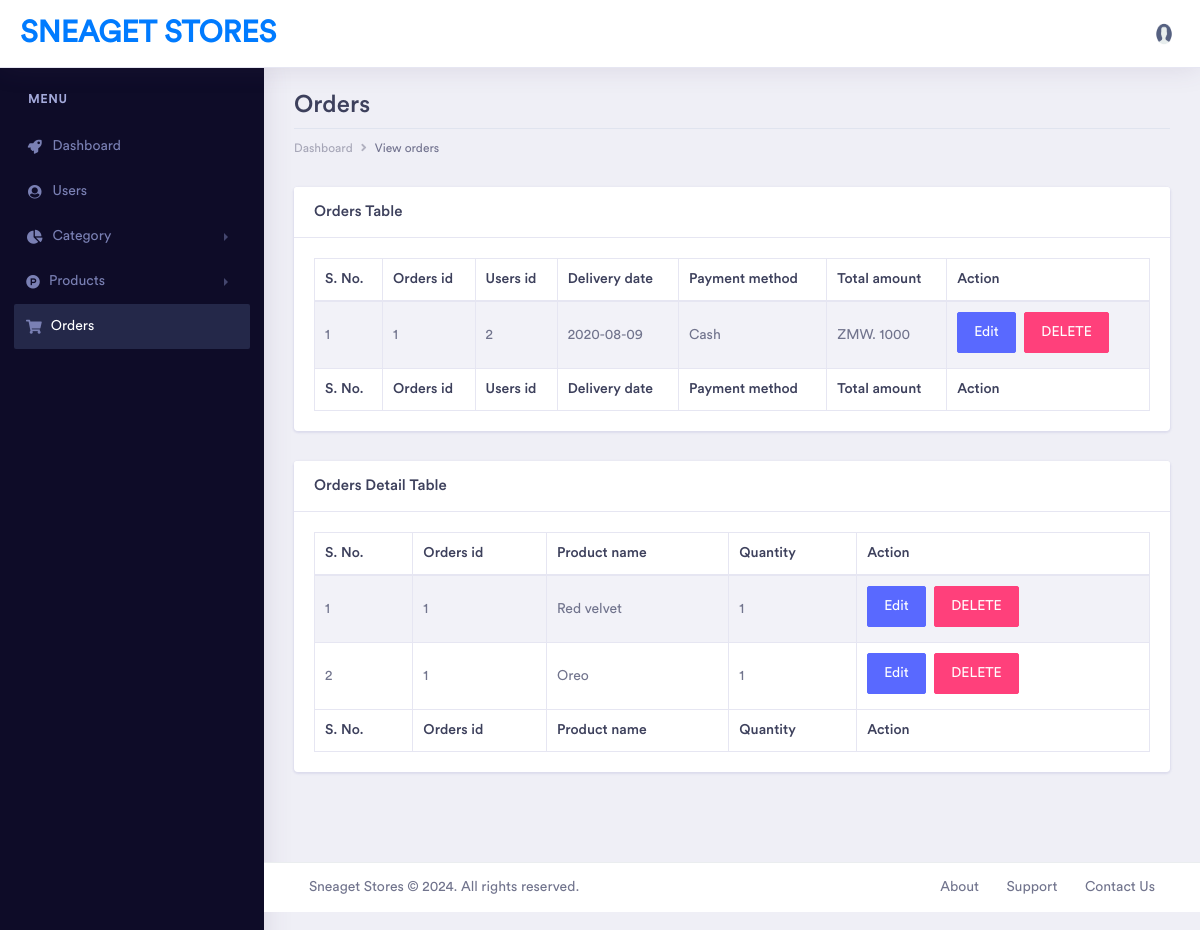
/sneagetshop/admin/view_orders.php (signed in), run on the app's committed database.
### tables this page shows
CREATE TABLE `sneaget_shop_orders` (
  `orders_id` int(11) NOT NULL,
  `users_id` int(11) NOT NULL,
  `delivery_date` varchar(100) NOT NULL,
  `payment_method` varchar(50) NOT NULL,
  `total_amount` varchar(100) NOT NULL
);

CREATE TABLE `sneaget_shop_orders_detail` (
  `orders_detail_id` int(11) NOT NULL,
  `orders_id` int(11) NOT NULL,
  `product_name` varchar(100) NOT NULL,
  `quantity` int(11) NOT NULL
);

### sneagetshop/admin/view_orders.php (the view, shortened to what this page needs)
<?php
if (isset($_SESSION['user_admin_id']) && $_SESSION['user_admin_id'] != null) {
?>
<!doctype html>
<html lang="en">
<head>
    <link rel="stylesheet" href="../css/bootstrap.min.css">
    <link href="../fonts/circular-std/style.css" rel="stylesheet">
    <link rel="stylesheet" href="../css/style.css">
    <link rel="stylesheet" href="../fonts/fontawesome/css/fontawesome-all.css">
    <link rel="stylesheet" href="../css/dataTables.bootstrap4.css">
</head>
<body>
    <div class="dashboard-main-wrapper">
       <div class="dashboard-header">
            <nav class="navbar navbar-expand-lg bg-white fixed-top">
                <a class="navbar-brand" href="#">Sneaget Stores</a>
                <div class="collapse navbar-collapse" id="navbarSupportedContent">
                    <ul class="navbar-nav ml-auto navbar-right-top">
                        <li class="nav-item dropdown nav-user">
                            <a class="nav-link nav-user-img" href="#" id="navbarDropdownMenuLink2" data-toggle="dropdown" aria-haspopup="true" aria-expanded="false"><img src="../uploads/default-image.jpg" alt="" class="user-avatar-md rounded-circle"></a>
                        </li>
                    </ul>
                </div>
            </nav>
        </div>
      <div class="nav-left-sidebar sidebar-dark">
            <div class="menu-list">
                <nav class="navbar navbar-expand-lg navbar-light">
                    <div class="collapse navbar-collapse" id="navbarNav">
                        <ul class="navbar-nav flex-column">
                            <li class="nav-divider">
                                Menu
                            </li>
                            <li class="nav-item ">
                                <a class="nav-link" href="dashboard.php"><i class="fa fa-fw fa-rocket"></i>Dashboard</a>
                            </li>
                            <li class="nav-item">
                                <a class="nav-link" href="view_users.php"><i class="fa fa-fw fa-user-circle"></i>Users</a>
                            </li>
                            <li class="nav-item">
                                <a class="nav-link" href="#" data-toggle="collapse" aria-expanded="false" data-target="#submenu-3" aria-controls="submenu-3"><i class="fas fa-fw fa-chart-pie"></i>Category</a>
                            </li>
                            <li class="nav-item ">
                                <a class="nav-link" href="#" data-toggle="collapse" aria-expanded="false" data-target="#submenu-4" aria-controls="submenu-4"><i class="fab fa-product-hunt
"></i>Products</a>
                            </li>
                            <li class="nav-item">
                                <a class="nav-link active" href="view_orders.php"><i class="fas fa-shopping-cart
"></i>Orders</a>
                            </li>
                        </ul>
                    </div>
                </nav>
            </div>
        </div>
        <div class="dashboard-wrapper">
            <div class="container-fluid dashboard-content">
                <div class="row">
                    <div class="col-xl-12 col-lg-12 col-md-12 col-sm-12 col-12">
                        <div class="page-header">
                            <h2 class="pageheader-title">Orders</h2>
                            <div class="page-breadcrumb">
                                <nav aria-label="breadcrumb">
                                    <ol class="breadcrumb">
                                        <li class="breadcrumb-item"><a href="dashboard.php" class="breadcrumb-link">Dashboard</a></li>
                                        <li class="breadcrumb-item active" aria-current="page">View orders</li>
                                    </ol>
                                </nav>
                            </div>
                        </div>
                    </div>
                </div>
                <div class="row">
                    <div class="col-xl-12 col-lg-12 col-md-12 col-sm-12 col-12">
                        <div class="card">
                            <h5 class="card-header">Orders Table</h5>
                            <div class="card-body">
                                <div class="table-responsive">
                                    <table class="table table-striped table-bordered first">
                                        <thead>
                                            <tr>
                                                <th>S. No.</th>
                                                <th>Orders id</th>
                                                <th>Users id</th>
                                                <th>Delivery date</th>
                                                <th>Payment method</th>
                                                <th>Total amount</th>
                                                <th>Action</th>
                                            </tr>
                                        </thead>
                                        <tbody>
                                            <?php
                                            require_once('../config.php');
                                            $select = "SELECT * FROM sneaget_shop_orders";
                                            $query = mysqli_query($conn, $select);
                                            $i = 1;
                                            while ($res = mysqli_fetch_assoc($query)) {
                                            ?>
                                            <tr>
                                                <td><?php echo $i++;?></td>
                                                <td><?php echo $res['orders_id'];?></td>
                                                <td><?php echo $res['users_id'];?></td>
                                                <td><?php echo $res['delivery_date'];?></td>
                                                <td><?php echo $res['payment_method'];?></td>
                                                <td>ZMW. <?php echo $res['total_amount'];?></td>
                                                <td>
                                                    <button data-toggle="modal" data-target="#exampleModal" class="btn btn-space btn-primary" onclick="edit_orders(<?php echo $res['orders_id'];?>)">Edit</button>
                                                    <button onclick="delete_orders(<?php echo $res['orders_id'];?>)" class="btn btn-space btn-secondary">DELETE</button>
                                                </td>
                                            </tr>
                                            <?php } ?>
                                        </tbody>
                                        <tfoot>
                                            <tr>
                                                <th>S. No.</th>
                                                <th>Orders id</th>
                                                <th>Users id</th>
                                                <th>Delivery date</th>
                                                <th>Payment method</th>
                                                <th>Total amount</th>
                                                <th>Action</th>
                                            </tr>
                                        </tfoot>
                                    </table>
                                </div>
                            </div>
                        </div>
                    </div>
                </div>
                <div class="row">
                    <div class="col-xl-12 col-lg-12 col-md-12 col-sm-12 col-12">
                        <div class="card">
                            <h5 class="card-header">Orders Detail Table</h5>
                            <div class="card-body">
                                <div class="table-responsive">
                                    <table class="table table-striped table-bordered first">
                                        <thead>
                                            <tr>
                                                <th>S. No.</th>
                                                <th>Orders id</th>
                                                <th>Product name</th>
                                                <th>Quantity</th>
                                                <th>Action</th>
                                            </tr>
                                        </thead>
                                        <tbody>
                                            <?php
                                            require_once('../config.php');
                                            $select = "SELECT * FROM sneaget_shop_orders_detail";
                                            $query = mysqli_query($conn, $select);
                                            $i = 1;
                                            while ($res = mysqli_fetch_assoc($query)) {
                                            ?>
                                            <tr>
                                                <td><?php echo $i++;?></td>
                                                <td><?php echo $res['orders_id'];?></td>
                                                <td><?php echo $res['product_name'];?></td>
                                                <td><?php echo $res['quantity'];?></td>
                                                <td>
                                                    <button data-toggle="modal" data-target="#exampleModal1" class="btn btn-space btn-primary" onclick="edit_orders_detail(<?php echo $res['orders_detail_id'];?>)">Edit</button>
                                                    <button onclick="delete_orders_detail(<?php echo $res['orders_detail_id'];?>)" class="btn btn-space btn-secondary">DELETE</button>
                                                </td>
                                            </tr>
                                            <?php } ?>
                                        </tbody>
                                        <tfoot>
                                            <tr>
                                                <th>S. No.</th>
                                                <th>Orders id</th>
                                                <th>Product name</th>
                                                <th>Quantity</th>
                                                <th>Action</th>
                                            </tr>
                                        </tfoot>
                                    </table>
                                </div>
                            </div>
                        </div>
                    </div>
                </div>
            </div>
            <div class="footer">
                <div class="container-fluid">
                    <div class="row">
                        <div class="col-xl-6 col-lg-6 col-md-12 col-sm-12 col-12">
                            Sneaget Stores &copy; <span id="copyright-year"></span>. <a href="https://sneaget.com">All rights reserved</a>.
                        </div>
                        <div class="col-xl-6 col-lg-6 col-md-12 col-sm-12 col-12">
                            <div class="text-md-right footer-links d-none d-sm-block">
                                <a href="javascript: void(0);">About</a>
                                <a href="javascript: void(0);">Support</a>
                                <a href="javascript: void(0);">Contact Us</a>
                            </div>
                        </div>
                    </div>
                </div>
            </div>
        </div>
    </div>
</body>
</html>
<?php
}
else {
    header("Location: index.php");
}
?>

### data on the page
sneaget_shop_orders: orders_id "1", users "2", delivery_date "2020-08-09", payment_method "Cash", total_amount "1000"
sneaget_shop_orders_detail: orders "1", product_name "Red velvet", quantity "1"
sneaget_shop_orders_detail: orders "1", product_name "Oreo", quantity "1"
